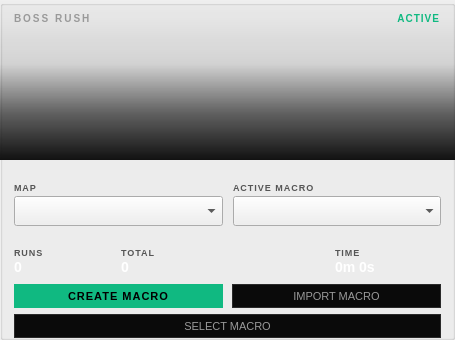
     <widget class="QGroupBox" name="bossRushModeGroup">
      <property name="geometry">
       <rect>
        <x>26</x>
        <y>430</y>
        <width>455</width>
        <height>340</height>
       </rect>
      </property>
      <property name="title">
       <string/>
      </property>
      <widget class="QFrame" name="bossRushImageFrame">
       <property name="geometry">
        <rect>
         <x>0</x>
         <y>0</y>
         <width>455</width>
         <height>160</height>
        </rect>
       </property>
       <property name="styleSheet">
        <string>border: none; background-repeat: no-repeat; background-position: center;</string>
       </property>
      </widget>
      <widget class="QFrame" name="bossRushImageOverlay">
       <property name="geometry">
        <rect>
         <x>0</x>
         <y>0</y>
         <width>455</width>
         <height>160</height>
        </rect>
       </property>
       <property name="styleSheet">
        <string>background: qlineargradient(x1:0, y1:0, x2:0, y2:1, stop:0 rgba(17,17,17,0), stop:0.4 rgba(17,17,17,30), stop:0.7 rgba(17,17,17,160), stop:1 rgba(17,17,17,255)); border: none;</string>
       </property>
      </widget>
      <widget class="QLabel" name="bossRushModeLabel">
       <property name="geometry">
        <rect>
         <x>14</x>
         <y>10</y>
         <width>100</width>
         <height>16</height>
        </rect>
       </property>
       <property name="styleSheet">
        <string>color: #999; font-size: 10px; font-weight: 700; letter-spacing: 2px; background: transparent;</string>
       </property>
       <property name="text">
        <string>BOSS RUSH</string>
       </property>
      </widget>
      <widget class="QLabel" name="bossRushActiveLabel">
       <property name="geometry">
        <rect>
         <x>360</x>
         <y>10</y>
         <width>80</width>
         <height>16</height>
        </rect>
       </property>
       <property name="styleSheet">
        <string>color: #10b981; font-size: 10px; font-weight: 700; letter-spacing: 1px; background: transparent;</string>
       </property>
       <property name="text">
        <string>ACTIVE</string>
       </property>
       <property name="alignment">
        <set>Qt::AlignRight|Qt::AlignVCenter</set>
       </property>
      </widget>
      <widget class="QLabel" name="bossRushMapLabel">
       <property name="geometry">
        <rect>
         <x>14</x>
         <y>180</y>
         <width>60</width>
         <height>14</height>
        </rect>
       </property>
       <property name="styleSheet">
        <string>color: #555; font-size: 9px; font-weight: 600; letter-spacing: 1px; background: transparent;</string>
       </property>
       <property name="text">
        <string>MAP</string>
       </property>
      </widget>
      <widget class="QLabel" name="bossRushMacroLabel">
       <property name="geometry">
        <rect>
         <x>233</x>
         <y>180</y>
         <width>120</width>
         <height>14</height>
        </rect>
       </property>
       <property name="styleSheet">
        <string>color: #555; font-size: 9px; font-weight: 600; letter-spacing: 1px; background: transparent;</string>
       </property>
       <property name="text">
        <string>ACTIVE MACRO</string>
       </property>
      </widget>
      <widget class="QComboBox" name="bossRushMapCombo">
       <property name="geometry">
        <rect>
         <x>14</x>
         <y>196</y>
         <width>209</width>
         <height>30</height>
        </rect>
       </property>
      </widget>
      <widget class="QComboBox" name="bossRushMacroCombo">
       <property name="geometry">
        <rect>
         <x>233</x>
         <y>196</y>
         <width>208</width>
         <height>30</height>
        </rect>
       </property>
      </widget>
      <widget class="QLabel" name="bossRushRunsLabel">
       <property name="geometry">
        <rect>
         <x>14</x>
         <y>240</y>
         <width>107</width>
         <height>40</height>
        </rect>
       </property>
       <property name="styleSheet">
        <string>background: transparent;</string>
       </property>
       <property name="text">
        <string>&lt;span style="color:#555;font-size:9px;font-weight:600;letter-spacing:1px;">RUNS&lt;/span>&lt;br>&lt;span style="color:#fff;font-size:14px;font-weight:600;font-family:'Menlo','SF Mono',monospace;">0&lt;/span></string>
       </property>
       <property name="textFormat">
        <enum>Qt::RichText</enum>
       </property>
      </widget>
      <widget class="QLabel" name="bossRushTotalLabel">
       <property name="geometry">
        <rect>
         <x>121</x>
         <y>240</y>
         <width>107</width>
         <height>40</height>
        </rect>
       </property>
       <property name="styleSheet">
        <string>background: transparent;</string>
       </property>
       <property name="text">
        <string>&lt;span style="color:#555;font-size:9px;font-weight:600;letter-spacing:1px;">TOTAL&lt;/span>&lt;br>&lt;span style="color:#fff;font-size:14px;font-weight:600;font-family:'Menlo','SF Mono',monospace;">0&lt;/span></string>
       </property>
       <property name="textFormat">
        <enum>Qt::RichText</enum>
       </property>
      </widget>
      <widget class="QLabel" name="bossRushTimeLabel">
       <property name="geometry">
        <rect>
         <x>335</x>
         <y>240</y>
         <width>107</width>
         <height>40</height>
        </rect>
       </property>
       <property name="styleSheet">
        <string>background: transparent;</string>
       </property>
       <property name="text">
        <string>&lt;span style="color:#555;font-size:9px;font-weight:600;letter-spacing:1px;">TIME&lt;/span>&lt;br>&lt;span style="color:#fff;font-size:14px;font-weight:600;font-family:'Menlo','SF Mono',monospace;">0m 0s&lt;/span></string>
       </property>
       <property name="textFormat">
        <enum>Qt::RichText</enum>
       </property>
      </widget>
      <widget class="QPushButton" name="bossRushCreateMacroButton">
       <property name="geometry">
        <rect>
         <x>14</x>
         <y>284</y>
         <width>209</width>
         <height>24</height>
        </rect>
       </property>
       <property name="styleSheet">
        <string>background: #10b981; color: #000; font-weight: 700; font-size: 11px; border: none; border-radius: 0px; letter-spacing: 1px;</string>
       </property>
       <property name="text">
        <string>CREATE MACRO</string>
       </property>
      </widget>
      <widget class="QPushButton" name="bossRushImportMacroButton">
       <property name="geometry">
        <rect>
         <x>232</x>
         <y>284</y>
         <width>209</width>
         <height>24</height>
        </rect>
       </property>
       <property name="styleSheet">
        <string>background: #0a0a0a; color: #999; font-size: 11px; border: 1px solid #2a2a2a; border-radius: 0px;</string>
       </property>
       <property name="text">
        <string>IMPORT MACRO</string>
       </property>
      </widget>
      <widget class="QPushButton" name="bossRushSelectMacroButton">
       <property name="geometry">
        <rect>
         <x>14</x>
         <y>314</y>
         <width>427</width>
         <height>24</height>
        </rect>
       </property>
       <property name="styleSheet">
        <string>background: #0a0a0a; color: #999; font-size: 11px; border: 1px solid #2a2a2a; border-radius: 0px;</string>
       </property>
       <property name="text">
        <string>SELECT MACRO</string>
       </property>
      </widget>
     </widget>
